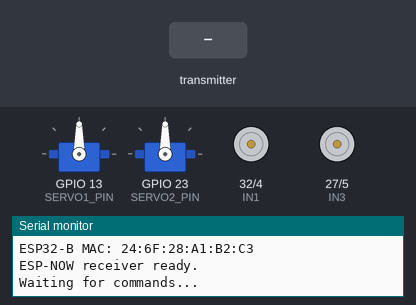
A program run on a simulated ESP32. Shown: 2 × servo, motor-driver pin pairs drawn as motors (green arrow = first pin HIGH = forward, orange = second pin HIGH = backward, longer = more drive, scaled by the enable pin), the last lines printed to the serial monitor. The test bench sets the inputs (shaded band).

Above: at 2.2 s.
2.3 s: the transmitter starts sending leftSpeed = 1024
At 2.8 s:
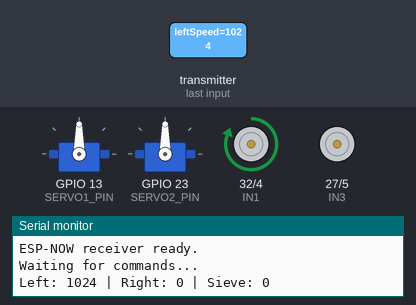
3.8 s: the transmitter starts sending rightSpeed = 1024
At 4.1 s:
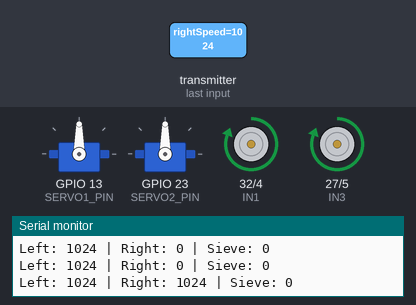
5.3 s: the transmitter starts sending sieveActive = 1024
At 6.2 s:
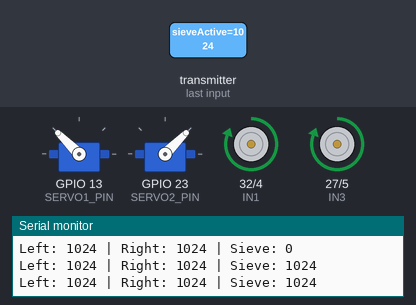
6.8 s: the transmitter starts sending leftSpeed = 0
At 7.5 s:
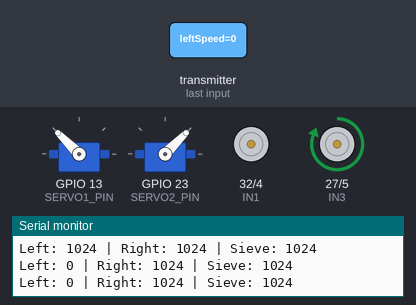
8.3 s: the transmitter starts sending rightSpeed = 0
At 8.7 s:
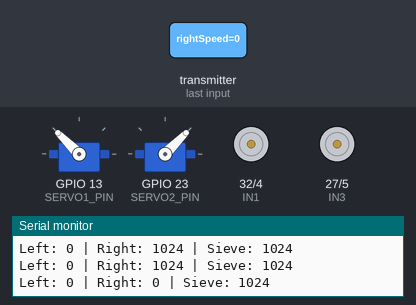
9.8 s: the transmitter starts sending leftSpeed = 2048
At 10.8 s:
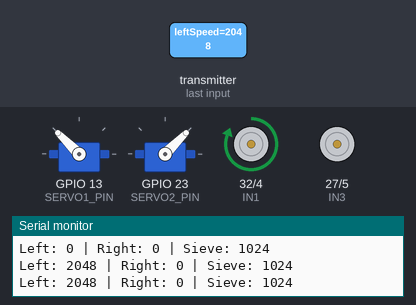
Timing chart, 0 to 12.3 s (numbered marks = the images above; inputs shaded):
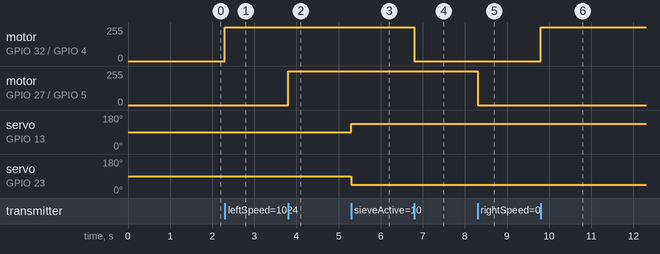

Measured:
- after the input at 2.3 s, motor on GPIO 32 (IN1) / GPIO 4 (IN2): stopped → forward 255/255 at once
- after the input at 3.8 s, motor on GPIO 27 (IN3) / GPIO 5 (IN4): stopped → forward 255/255 at once
- after the input at 5.3 s, servo on GPIO 13 (SERVO1_PIN): 90° → 135° at once; servo on GPIO 23 (SERVO2_PIN): 90° → 45° at once
- after the input at 6.8 s, motor on GPIO 32 (IN1) / GPIO 4 (IN2): forward 255/255 → stopped at once
- after the input at 8.3 s, motor on GPIO 27 (IN3) / GPIO 5 (IN4): forward 255/255 → stopped at once
- after the input at 9.8 s, motor on GPIO 32 (IN1) / GPIO 4 (IN2): stopped → forward 255/255 at once

The program:

main.cpp
```cpp
#include <Arduino.h>
#include <WiFi.h>
#include <esp_now.h>
#include <esp_wifi.h>
#include <ESP32Servo.h>
//l298N pins

// Left motor
#define ENA 18
#define IN1 32
#define IN2 4

// Right motor
#define ENB 19
#define IN3 27
#define IN4 5
//servo pins

#define SERVO1_PIN 13
#define SERVO2_PIN 23

//servo positions
#define SERVO1_DOWN 90
#define SERVO1_UP   135
#define SERVO2_DOWN 90
#define SERVO2_UP   45
Servo sieveServo1;
Servo sieveServo2;
//pwm settings
#define PWM_FREQ 1000
#define PWM_RESOLUTION 8
#define PWM_CHANNEL_A 0
#define PWM_CHANNEL_B 1
//espnow
typedef struct {
    int leftSpeed;
    int rightSpeed;
    int sieveActive;
} ControlMessage;
ControlMessage receivedCommand;

//motor control function

void setMotor(
    int speed,
    int in1,
    int in2,
    int pwmChannel
) {
    speed = constrain(speed, -255, 255);
    if (speed > 0) {
        digitalWrite(in1, HIGH);
        digitalWrite(in2, LOW);
        ledcWrite(
            pwmChannel,
            speed
        );
    }
    else if (speed < 0) {
        digitalWrite(in1, LOW);
        digitalWrite(in2, HIGH);
        ledcWrite(
            pwmChannel,
            -speed
        );
    }

    else {
        digitalWrite(in1, LOW);
        digitalWrite(in2, LOW);
        ledcWrite(
            pwmChannel,
            0
        );}}
//both motors control function
void setMotorSpeeds(
    int leftSpeed,
    int rightSpeed
) {
    setMotor(
        leftSpeed,
        IN1,
        IN2,
        PWM_CHANNEL_A
    );

    setMotor(
        rightSpeed,
        IN3,
        IN4,
        PWM_CHANNEL_B
    );
}
//stop both motors

void stopMotors() {
    setMotorSpeeds(0, 0);
}

void onDataReceive(
    const uint8_t *mac,
    const uint8_t *incomingData,
    int len
) {
    if (len != sizeof(ControlMessage)) {

        Serial.print("Invalid packet size: ");
        Serial.println(len);

        return;}
    // Copy received command
    memcpy(
        &receivedCommand,
        incomingData,
        sizeof(receivedCommand)
    );
//motor commands
    setMotorSpeeds(
        receivedCommand.leftSpeed,
        receivedCommand.rightSpeed
    );
//sieve control
    if (receivedCommand.sieveActive) {

        // Lift / tilt scoop
        sieveServo1.write(SERVO1_UP);
        sieveServo2.write(SERVO2_UP);

    } else {
        // Lower scoop
        sieveServo1.write(SERVO1_DOWN);
        sieveServo2.write(SERVO2_DOWN);
    }

    Serial.print("Left: ");
    Serial.print(receivedCommand.leftSpeed);

    Serial.print(" | Right: ");
    Serial.print(receivedCommand.rightSpeed);

    Serial.print(" | Sieve: ");
    Serial.println(receivedCommand.sieveActive);
}

//setup function
void setup() {

    Serial.begin(115200);

    delay(1000);
//motrs pins setup
    pinMode(IN1, OUTPUT);
    pinMode(IN2, OUTPUT);
    pinMode(IN3, OUTPUT);
    pinMode(IN4, OUTPUT);
//pwm
    ledcSetup(
        PWM_CHANNEL_A,
        PWM_FREQ,
        PWM_RESOLUTION
    );
    ledcSetup(
        PWM_CHANNEL_B,
        PWM_FREQ,
        PWM_RESOLUTION
    );
    ledcAttachPin(
        ENA,
        PWM_CHANNEL_A
    );
    ledcAttachPin(
        ENB,
        PWM_CHANNEL_B
    );
    stopMotors();
//servo setup
    sieveServo1.setPeriodHertz(50);
    sieveServo2.setPeriodHertz(50);

    sieveServo1.attach(
        SERVO1_PIN,
        500,
        2400
    );
    sieveServo2.attach(
        SERVO2_PIN,
        500,
        2400
    );
    // Start with scoop lowered
    sieveServo1.write(SERVO1_DOWN);
    sieveServo2.write(SERVO2_DOWN);
//wifi
    WiFi.mode(WIFI_STA);

    // ESP1 uses ESP-NOW channel 1
    esp_wifi_set_channel(
        1,
        WIFI_SECOND_CHAN_NONE
    );

    Serial.println();
    Serial.println(" BEACH GUARDIAN ESP32-B");
    Serial.print("ESP32-B MAC: ");
    Serial.println(WiFi.macAddress());

    //init esp now
    if (esp_now_init() != ESP_OK) {

        Serial.println(
            "ESP-NOW initialization FAILED"
        );

        return;
    }

    esp_now_register_recv_cb(
        onDataReceive
    );

    Serial.println(
        "ESP-NOW receiver ready."
    );

    Serial.println(
        "Waiting for commands..."
    );
}//final loop
void loop() {
    delay(10);
}
```
